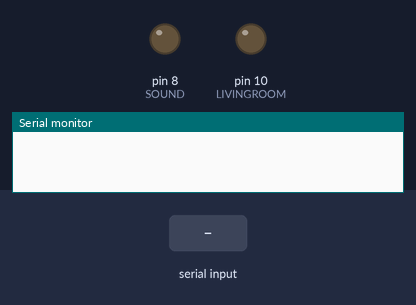
Recording of a sketch running on a simulated Arduino Uno, built with avr-gcc and run on an emulated ATmega328P. Parts: output pins drawn as LEDs (lit = HIGH), the last lines printed to the serial monitor. Dashed ring = blinking. The inputs (shaded band) are chosen by the test bench.

Above: at 1.2 s.
1.3 s: "0" received over Serial
At 1.55 s:
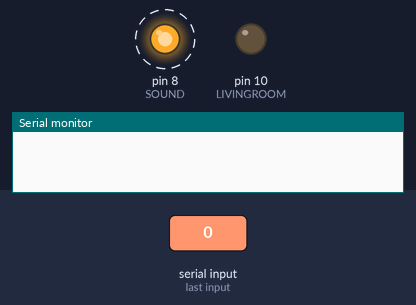
3.1 s: "1" received over Serial
At 3.8 s:
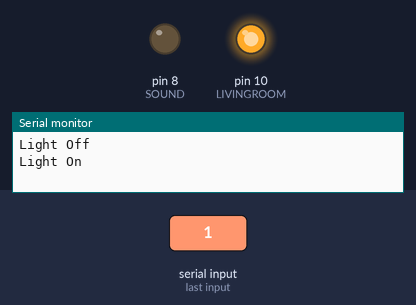
Timing chart, 0 to 6.1 s (numbered marks = the images above; inputs shaded):
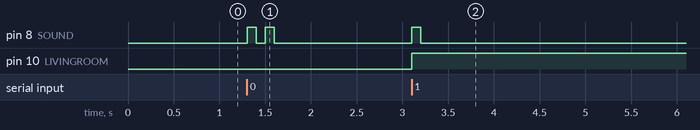

Measured:
- after the input at 1.3 s, pin 8 (SOUND): alternates HIGH for 0.10 s and LOW for 0.10 s, 4 changes in all, then stays LOW, starting at once
- after the input at 3.1 s, pin 8 (SOUND): LOW → HIGH at once, → LOW 0.10 s later; pin 10 (LIVINGROOM): LOW → HIGH at once

The sketch:

serial_practice.ino
```cpp
#define LIVINGROOM 10
#define SOUND 8

void setup() {
  Serial.begin(9600);
  pinMode(LIVINGROOM, OUTPUT);
  pinMode(SOUND, OUTPUT);
}

void loop() {
  if(Serial.available()){
    char ch = Serial.read();
    if(ch == '1'){
      digitalWrite(LIVINGROOM, HIGH);
      digitalWrite(SOUND, HIGH);
      delay(100);
      digitalWrite(SOUND, LOW);
      Serial.println("Light On");
    }
    else if(ch == '0'){
      digitalWrite(LIVINGROOM, LOW);
      for(int i = 0; i < 2; i++){
        digitalWrite(SOUND, HIGH);
        delay(100);
        digitalWrite(SOUND, LOW);
        delay(100);
      }
      Serial.println("Light Off");
    }
  }
}
```
